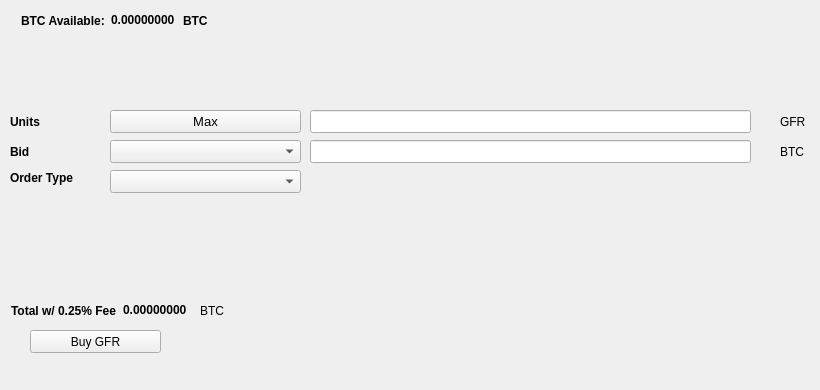
   <widget class="QWidget" name="BuyTab">
    <attribute name="title">
     <string>Buy</string>
    </attribute>
    <widget class="QPushButton" name="BuyGFR">
     <property name="geometry">
      <rect>
       <x>30</x>
       <y>330</y>
       <width>131</width>
       <height>23</height>
      </rect>
     </property>
     <property name="text">
      <string>Buy GFR</string>
     </property>
     <property name="icon">
      <iconset resource="../gfr.qrc">
       <normaloff>:/icons/bitcoin</normaloff>:/icons/bitcoin</iconset>
     </property>
    </widget>
    <widget class="QLabel" name="label_3">
     <property name="geometry">
      <rect>
       <x>10</x>
       <y>110</y>
       <width>46</width>
       <height>23</height>
      </rect>
     </property>
     <property name="font">
      <font>
       <weight>75</weight>
       <bold>true</bold>
      </font>
     </property>
     <property name="text">
      <string>Units</string>
     </property>
    </widget>
    <widget class="QLineEdit" name="UnitsInput">
     <property name="geometry">
      <rect>
       <x>310</x>
       <y>110</y>
       <width>441</width>
       <height>23</height>
      </rect>
     </property>
     <property name="font">
      <font>
       <pointsize>9</pointsize>
       <weight>75</weight>
       <bold>true</bold>
      </font>
     </property>
    </widget>
    <widget class="QLineEdit" name="BuyBidPriceEdit">
     <property name="geometry">
      <rect>
       <x>310</x>
       <y>140</y>
       <width>441</width>
       <height>23</height>
      </rect>
     </property>
     <property name="font">
      <font>
       <pointsize>9</pointsize>
       <weight>75</weight>
       <bold>true</bold>
      </font>
     </property>
    </widget>
    <widget class="QLabel" name="label_4">
     <property name="geometry">
      <rect>
       <x>780</x>
       <y>110</y>
       <width>31</width>
       <height>23</height>
      </rect>
     </property>
     <property name="text">
      <string>GFR</string>
     </property>
    </widget>
    <widget class="QLabel" name="label_5">
     <property name="geometry">
      <rect>
       <x>780</x>
       <y>140</y>
       <width>31</width>
       <height>23</height>
      </rect>
     </property>
     <property name="text">
      <string>BTC</string>
     </property>
    </widget>
    <widget class="QLabel" name="label_6">
     <property name="geometry">
      <rect>
       <x>10</x>
       <y>140</y>
       <width>46</width>
       <height>23</height>
      </rect>
     </property>
     <property name="font">
      <font>
       <weight>75</weight>
       <bold>true</bold>
      </font>
     </property>
     <property name="text">
      <string>Bid</string>
     </property>
    </widget>
    <widget class="QLabel" name="label_7">
     <property name="geometry">
      <rect>
       <x>10</x>
       <y>170</y>
       <width>91</width>
       <height>16</height>
      </rect>
     </property>
     <property name="font">
      <font>
       <weight>75</weight>
       <bold>true</bold>
      </font>
     </property>
     <property name="text">
      <string>Order Type</string>
     </property>
    </widget>
    <widget class="QPushButton" name="Buy_Max_Amount">
     <property name="geometry">
      <rect>
       <x>110</x>
       <y>110</y>
       <width>191</width>
       <height>23</height>
      </rect>
     </property>
     <property name="font">
      <font>
       <pointsize>10</pointsize>
      </font>
     </property>
     <property name="text">
      <string>Max</string>
     </property>
    </widget>
    <widget class="QComboBox" name="BuyBidcomboBox">
     <property name="geometry">
      <rect>
       <x>110</x>
       <y>140</y>
       <width>191</width>
       <height>23</height>
      </rect>
     </property>
     <property name="font">
      <font>
       <pointsize>10</pointsize>
      </font>
     </property>
    </widget>
    <widget class="QComboBox" name="buyOrdertypeCombo">
     <property name="geometry">
      <rect>
       <x>110</x>
       <y>170</y>
       <width>191</width>
       <height>23</height>
      </rect>
     </property>
     <property name="font">
      <font>
       <pointsize>10</pointsize>
      </font>
     </property>
    </widget>
    <widget class="QWidget" name="layoutWidget1">
     <property name="geometry">
      <rect>
       <x>21</x>
       <y>11</y>
       <width>227</width>
       <height>19</height>
      </rect>
     </property>
     <layout class="QHBoxLayout" name="horizontalLayout_3">
      <item>
       <widget class="QLabel" name="label232">
        <property name="font">
         <font>
          <weight>75</weight>
          <bold>true</bold>
         </font>
        </property>
        <property name="text">
         <string>BTC Available:</string>
        </property>
       </widget>
      </item>
      <item>
       <widget class="QLabel" name="BtcAvailableLbl">
        <property name="palette">
         <palette>
          <active>
           <colorrole role="WindowText">
            <brush brushstyle="SolidPattern">
             <color alpha="255">
              <red>0</red>
              <green>0</green>
              <blue>0</blue>
             </color>
            </brush>
           </colorrole>
           <colorrole role="Button">
            <brush brushstyle="SolidPattern">
             <color alpha="255">
              <red>0</red>
              <green>170</green>
              <blue>0</blue>
             </color>
            </brush>
           </colorrole>
           <colorrole role="Light">
            <brush brushstyle="SolidPattern">
             <color alpha="255">
              <red>0</red>
              <green>255</green>
              <blue>0</blue>
             </color>
            </brush>
           </colorrole>
           <colorrole role="Midlight">
            <brush brushstyle="SolidPattern">
             <color alpha="255">
              <red>0</red>
              <green>212</green>
              <blue>0</blue>
             </color>
            </brush>
           </colorrole>
           <colorrole role="Dark">
            <brush brushstyle="SolidPattern">
             <color alpha="255">
              <red>0</red>
              <green>85</green>
              <blue>0</blue>
             </color>
            </brush>
           </colorrole>
           <colorrole role="Mid">
            <brush brushstyle="SolidPattern">
             <color alpha="255">
              <red>0</red>
              <green>113</green>
              <blue>0</blue>
             </color>
            </brush>
           </colorrole>
           <colorrole role="Text">
            <brush brushstyle="SolidPattern">
             <color alpha="255">
              <red>0</red>
              <green>170</green>
              <blue>0</blue>
             </color>
            </brush>
           </colorrole>
           <colorrole role="BrightText">
            <brush brushstyle="SolidPattern">
             <color alpha="255">
              <red>255</red>
              <green>255</green>
              <blue>255</blue>
             </color>
            </brush>
           </colorrole>
           <colorrole role="ButtonText">
            <brush brushstyle="SolidPattern">
             <color alpha="255">
              <red>0</red>
              <green>0</green>
              <blue>0</blue>
             </color>
            </brush>
           </colorrole>
           <colorrole role="Base">
            <brush brushstyle="SolidPattern">
             <color alpha="255">
              <red>255</red>
              <green>255</green>
              <blue>255</blue>
             </color>
            </brush>
           </colorrole>
           <colorrole role="Window">
            <brush brushstyle="SolidPattern">
             <color alpha="255">
              <red>0</red>
              <green>170</green>
              <blue>0</blue>
             </color>
            </brush>
           </colorrole>
           <colorrole role="Shadow">
            <brush brushstyle="SolidPattern">
             <color alpha="255">
              <red>0</red>
              <green>0</green>
              <blue>0</blue>
             </color>
            </brush>
           </colorrole>
           <colorrole role="AlternateBase">
            <brush brushstyle="SolidPattern">
             <color alpha="255">
              <red>127</red>
              <green>212</green>
              <blue>127</blue>
             </color>
            </brush>
           </colorrole>
           <colorrole role="ToolTipBase">
            <brush brushstyle="SolidPattern">
             <color alpha="255">
              <red>255</red>
              <green>255</green>
              <blue>220</blue>
             </color>
            </brush>
           </colorrole>
           <colorrole role="ToolTipText">
            <brush brushstyle="SolidPattern">
             <color alpha="255">
              <red>0</red>
              <green>0</green>
              <blue>0</blue>
             </color>
            </brush>
           </colorrole>
          </active>
          <inactive>
           <colorrole role="WindowText">
            <brush brushstyle="SolidPattern">
             <color alpha="255">
              <red>0</red>
              <green>0</green>
              <blue>0</blue>
             </color>
            </brush>
           </colorrole>
           <colorrole role="Button">
            <brush brushstyle="SolidPattern">
             <color alpha="255">
              <red>0</red>
              <green>170</green>
              <blue>0</blue>
             </color>
            </brush>
           </colorrole>
           <colorrole role="Light">
            <brush brushstyle="SolidPattern">
             <color alpha="255">
              <red>0</red>
              <green>255</green>
              <blue>0</blue>
             </color>
            </brush>
           </colorrole>
           <colorrole role="Midlight">
            <brush brushstyle="SolidPattern">
             <color alpha="255">
              <red>0</red>
              <green>212</green>
              <blue>0</blue>
             </color>
            </brush>
           </colorrole>
           <colorrole role="Dark">
            <brush brushstyle="SolidPattern">
             <color alpha="255">
              <red>0</red>
              <green>85</green>
              <blue>0</blue>
             </color>
            </brush>
           </colorrole>
           <colorrole role="Mid">
            <brush brushstyle="SolidPattern">
             <color alpha="255">
              <red>0</red>
              <green>113</green>
              <blue>0</blue>
             </color>
            </brush>
           </colorrole>
           <colorrole role="Text">
            <brush brushstyle="SolidPattern">
             <color alpha="255">
              <red>0</red>
              <green>170</green>
              <blue>0</blue>
             </color>
            </brush>
           </colorrole>
           <colorrole role="BrightText">
            <brush brushstyle="SolidPattern">
             <color alpha="255">
              <red>255</red>
              <green>255</green>
              <blue>255</blue>
             </color>
            </brush>
           </colorrole>
           <colorrole role="ButtonText">
            <brush brushstyle="SolidPattern">
             <color alpha="255">
              <red>0</red>
              <green>0</green>
              <blue>0</blue>
             </color>
            </brush>
           </colorrole>
           <colorrole role="Base">
            <brush brushstyle="SolidPattern">
             <color alpha="255">
              <red>255</red>
              <green>255</green>
              <blue>255</blue>
             </color>
            </brush>
           </colorrole>
           <colorrole role="Window">
            <brush brushstyle="SolidPattern">
             <color alpha="255">
              <red>0</red>
              <green>170</green>
              <blue>0</blue>
             </color>
            </brush>
           </colorrole>
           <colorrole role="Shadow">
            <brush brushstyle="SolidPattern">
             <color alpha="255">
              <red>0</red>
              <green>0</green>
              <blue>0</blue>
             </color>
            </brush>
           </colorrole>
           <colorrole role="AlternateBase">
            <brush brushstyle="SolidPattern">
             <color alpha="255">
              <red>127</red>
              <green>212</green>
              <blue>127</blue>
             </color>
            </brush>
           </colorrole>
           <colorrole role="ToolTipBase">
            <brush brushstyle="SolidPattern">
             <color alpha="255">
              <red>255</red>
              <green>255</green>
              <blue>220</blue>
             </color>
            </brush>
           </colorrole>
           <colorrole role="ToolTipText">
            <brush brushstyle="SolidPattern">
             <color alpha="255">
              <red>0</red>
              <green>0</green>
              <blue>0</blue>
             </color>
            </brush>
           </colorrole>
          </inactive>
          <disabled>
           <colorrole role="WindowText">
            <brush brushstyle="SolidPattern">
             <color alpha="255">
              <red>0</red>
              <green>85</green>
              <blue>0</blue>
             </color>
            </brush>
           </colorrole>
           <colorrole role="Button">
            <brush brushstyle="SolidPattern">
             <color alpha="255">
              <red>0</red>
              <green>170</green>
              <blue>0</blue>
             </color>
            </brush>
           </colorrole>
           <colorrole role="Light">
            <brush brushstyle="SolidPattern">
             <color alpha="255">
              <red>0</red>
              <green>255</green>
              <blue>0</blue>
             </color>
            </brush>
           </colorrole>
           <colorrole role="Midlight">
            <brush brushstyle="SolidPattern">
             <color alpha="255">
              <red>0</red>
              <green>212</green>
              <blue>0</blue>
             </color>
            </brush>
           </colorrole>
           <colorrole role="Dark">
            <brush brushstyle="SolidPattern">
             <color alpha="255">
              <red>0</red>
              <green>85</green>
              <blue>0</blue>
             </color>
            </brush>
           </colorrole>
           <colorrole role="Mid">
            <brush brushstyle="SolidPattern">
             <color alpha="255">
              <red>0</red>
              <green>113</green>
              <blue>0</blue>
             </color>
            </brush>
           </colorrole>
           <colorrole role="Text">
            <brush brushstyle="SolidPattern">
             <color alpha="255">
              <red>0</red>
              <green>85</green>
              <blue>0</blue>
             </color>
            </brush>
           </colorrole>
           <colorrole role="BrightText">
            <brush brushstyle="SolidPattern">
             <color alpha="255">
              <red>255</red>
              <green>255</green>
              <blue>255</blue>
             </color>
            </brush>
           </colorrole>
           <colorrole role="ButtonText">
            <brush brushstyle="SolidPattern">
             <color alpha="255">
              <red>0</red>
              <green>85</green>
              <blue>0</blue>
             </color>
            </brush>
           </colorrole>
           <colorrole role="Base">
            <brush brushstyle="SolidPattern">
             <color alpha="255">
              <red>0</red>
              <green>170</green>
              <blue>0</blue>
             </color>
            </brush>
           </colorrole>
           <colorrole role="Window">
            <brush brushstyle="SolidPattern">
             <color alpha="255">
              <red>0</red>
              <green>170</green>
              <blue>0</blue>
             </color>
            </brush>
           </colorrole>
           <colorrole role="Shadow">
            <brush brushstyle="SolidPattern">
             <color alpha="255">
              <red>0</red>
              <green>0</green>
              <blue>0</blue>
             </color>
            </brush>
           </colorrole>
           <colorrole role="AlternateBase">
            <brush brushstyle="SolidPattern">
             <color alpha="255">
              <red>0</red>
              <green>170</green>
              <blue>0</blue>
             </color>
            </brush>
           </colorrole>
           <colorrole role="ToolTipBase">
            <brush brushstyle="SolidPattern">
             <color alpha="255">
              <red>255</red>
              <green>255</green>
              <blue>220</blue>
             </color>
            </brush>
           </colorrole>
           <colorrole role="ToolTipText">
            <brush brushstyle="SolidPattern">
             <color alpha="255">
              <red>0</red>
              <green>0</green>
              <blue>0</blue>
             </color>
            </brush>
           </colorrole>
          </disabled>
         </palette>
        </property>
        <property name="font">
         <font>
          <weight>75</weight>
          <bold>true</bold>
         </font>
        </property>
        <property name="text">
         <string>0.00000000</string>
        </property>
        <property name="textInteractionFlags">
         <set>Qt::LinksAccessibleByMouse|Qt::TextSelectableByKeyboard|Qt::TextSelectableByMouse</set>
        </property>
       </widget>
      </item>
      <item>
       <widget class="QLabel" name="BtcAvailableLbl_2">
        <property name="font">
         <font>
          <weight>75</weight>
          <bold>true</bold>
         </font>
        </property>
        <property name="text">
         <string>BTC</string>
        </property>
       </widget>
      </item>
     </layout>
    </widget>
    <widget class="QWidget" name="layoutWidge2">
     <property name="geometry">
      <rect>
       <x>11</x>
       <y>301</y>
       <width>259</width>
       <height>19</height>
      </rect>
     </property>
     <layout class="QHBoxLayout" name="horizontalLayout_4">
      <item>
       <widget class="QLabel" name="label_9">
        <property name="font">
         <font>
          <weight>75</weight>
          <bold>true</bold>
         </font>
        </property>
        <property name="text">
         <string>Total w/ 0.25% Fee</string>
        </property>
       </widget>
      </item>
      <item>
       <widget class="QLabel" name="BuyCostLabel">
        <property name="palette">
         <palette>
          <active>
           <colorrole role="WindowText">
            <brush brushstyle="SolidPattern">
             <color alpha="255">
              <red>0</red>
              <green>0</green>
              <blue>0</blue>
             </color>
            </brush>
           </colorrole>
           <colorrole role="Button">
            <brush brushstyle="SolidPattern">
             <color alpha="255">
              <red>0</red>
              <green>170</green>
              <blue>0</blue>
             </color>
            </brush>
           </colorrole>
           <colorrole role="Light">
            <brush brushstyle="SolidPattern">
             <color alpha="255">
              <red>0</red>
              <green>255</green>
              <blue>0</blue>
             </color>
            </brush>
           </colorrole>
           <colorrole role="Midlight">
            <brush brushstyle="SolidPattern">
             <color alpha="255">
              <red>0</red>
              <green>212</green>
              <blue>0</blue>
             </color>
            </brush>
           </colorrole>
           <colorrole role="Dark">
            <brush brushstyle="SolidPattern">
             <color alpha="255">
              <red>0</red>
              <green>85</green>
              <blue>0</blue>
             </color>
            </brush>
           </colorrole>
           <colorrole role="Mid">
            <brush brushstyle="SolidPattern">
             <color alpha="255">
              <red>0</red>
              <green>113</green>
              <blue>0</blue>
             </color>
            </brush>
           </colorrole>
           <colorrole role="Text">
            <brush brushstyle="SolidPattern">
             <color alpha="255">
              <red>0</red>
              <green>170</green>
              <blue>0</blue>
             </color>
            </brush>
           </colorrole>
           <colorrole role="BrightText">
            <brush brushstyle="SolidPattern">
             <color alpha="255">
              <red>255</red>
              <green>255</green>
              <blue>255</blue>
             </color>
            </brush>
           </colorrole>
           <colorrole role="ButtonText">
            <brush brushstyle="SolidPattern">
             <color alpha="255">
              <red>0</red>
              <green>0</green>
              <blue>0</blue>
             </color>
            </brush>
           </colorrole>
           <colorrole role="Base">
            <brush brushstyle="SolidPattern">
             <color alpha="255">
              <red>255</red>
              <green>255</green>
              <blue>255</blue>
             </color>
            </brush>
           </colorrole>
           <colorrole role="Window">
            <brush brushstyle="SolidPattern">
             <color alpha="255">
              <red>0</red>
              <green>170</green>
              <blue>0</blue>
             </color>
            </brush>
           </colorrole>
           <colorrole role="Shadow">
            <brush brushstyle="SolidPattern">
             <color alpha="255">
              <red>0</red>
              <green>0</green>
              <blue>0</blue>
             </color>
            </brush>
           </colorrole>
           <colorrole role="AlternateBase">
            <brush brushstyle="SolidPattern">
             <color alpha="255">
              <red>127</red>
              <green>212</green>
              <blue>127</blue>
             </color>
            </brush>
           </colorrole>
           <colorrole role="ToolTipBase">
            <brush brushstyle="SolidPattern">
             <color alpha="255">
              <red>255</red>
              <green>255</green>
              <blue>220</blue>
             </color>
            </brush>
           </colorrole>
           <colorrole role="ToolTipText">
            <brush brushstyle="SolidPattern">
             <color alpha="255">
              <red>0</red>
              <green>0</green>
              <blue>0</blue>
             </color>
            </brush>
           </colorrole>
          </active>
          <inactive>
           <colorrole role="WindowText">
            <brush brushstyle="SolidPattern">
             <color alpha="255">
              <red>0</red>
              <green>0</green>
              <blue>0</blue>
             </color>
            </brush>
           </colorrole>
           <colorrole role="Button">
            <brush brushstyle="SolidPattern">
             <color alpha="255">
              <red>0</red>
              <green>170</green>
              <blue>0</blue>
             </color>
            </brush>
           </colorrole>
           <colorrole role="Light">
            <brush brushstyle="SolidPattern">
             <color alpha="255">
              <red>0</red>
              <green>255</green>
              <blue>0</blue>
             </color>
            </brush>
           </colorrole>
           <colorrole role="Midlight">
            <brush brushstyle="SolidPattern">
             <color alpha="255">
              <red>0</red>
              <green>212</green>
              <blue>0</blue>
             </color>
            </brush>
           </colorrole>
           <colorrole role="Dark">
            <brush brushstyle="SolidPattern">
             <color alpha="255">
              <red>0</red>
              <green>85</green>
              <blue>0</blue>
             </color>
            </brush>
           </colorrole>
           <colorrole role="Mid">
            <brush brushstyle="SolidPattern">
             <color alpha="255">
              <red>0</red>
              <green>113</green>
              <blue>0</blue>
             </color>
            </brush>
           </colorrole>
           <colorrole role="Text">
            <brush brushstyle="SolidPattern">
             <color alpha="255">
              <red>0</red>
              <green>170</green>
              <blue>0</blue>
             </color>
            </brush>
           </colorrole>
           <colorrole role="BrightText">
            <brush brushstyle="SolidPattern">
             <color alpha="255">
              <red>255</red>
              <green>255</green>
              <blue>255</blue>
             </color>
            </brush>
           </colorrole>
           <colorrole role="ButtonText">
            <brush brushstyle="SolidPattern">
             <color alpha="255">
              <red>0</red>
              <green>0</green>
              <blue>0</blue>
             </color>
            </brush>
           </colorrole>
           <colorrole role="Base">
            <brush brushstyle="SolidPattern">
             <color alpha="255">
              <red>255</red>
              <green>255</green>
              <blue>255</blue>
             </color>
            </brush>
           </colorrole>
           <colorrole role="Window">
            <brush brushstyle="SolidPattern">
             <color alpha="255">
              <red>0</red>
              <green>170</green>
              <blue>0</blue>
             </color>
            </brush>
           </colorrole>
           <colorrole role="Shadow">
            <brush brushstyle="SolidPattern">
             <color alpha="255">
              <red>0</red>
              <green>0</green>
              <blue>0</blue>
             </color>
            </brush>
           </colorrole>
           <colorrole role="AlternateBase">
            <brush brushstyle="SolidPattern">
             <color alpha="255">
              <red>127</red>
              <green>212</green>
              <blue>127</blue>
             </color>
            </brush>
           </colorrole>
           <colorrole role="ToolTipBase">
            <brush brushstyle="SolidPattern">
             <color alpha="255">
              <red>255</red>
              <green>255</green>
              <blue>220</blue>
             </color>
            </brush>
           </colorrole>
           <colorrole role="ToolTipText">
            <brush brushstyle="SolidPattern">
             <color alpha="255">
              <red>0</red>
              <green>0</green>
              <blue>0</blue>
             </color>
            </brush>
           </colorrole>
          </inactive>
          <disabled>
           <colorrole role="WindowText">
            <brush brushstyle="SolidPattern">
             <color alpha="255">
              <red>0</red>
              <green>85</green>
              <blue>0</blue>
             </color>
            </brush>
           </colorrole>
           <colorrole role="Button">
            <brush brushstyle="SolidPattern">
             <color alpha="255">
              <red>0</red>
              <green>170</green>
              <blue>0</blue>
             </color>
            </brush>
           </colorrole>
           <colorrole role="Light">
            <brush brushstyle="SolidPattern">
             <color alpha="255">
              <red>0</red>
              <green>255</green>
              <blue>0</blue>
             </color>
            </brush>
           </colorrole>
           <colorrole role="Midlight">
            <brush brushstyle="SolidPattern">
             <color alpha="255">
              <red>0</red>
              <green>212</green>
              <blue>0</blue>
             </color>
            </brush>
           </colorrole>
           <colorrole role="Dark">
            <brush brushstyle="SolidPattern">
             <color alpha="255">
              <red>0</red>
              <green>85</green>
              <blue>0</blue>
             </color>
            </brush>
           </colorrole>
           <colorrole role="Mid">
            <brush brushstyle="SolidPattern">
             <color alpha="255">
              <red>0</red>
              <green>113</green>
              <blue>0</blue>
             </color>
            </brush>
           </colorrole>
           <colorrole role="Text">
            <brush brushstyle="SolidPattern">
             <color alpha="255">
              <red>0</red>
              <green>85</green>
              <blue>0</blue>
             </color>
            </brush>
           </colorrole>
           <colorrole role="BrightText">
            <brush brushstyle="SolidPattern">
             <color alpha="255">
              <red>255</red>
              <green>255</green>
              <blue>255</blue>
             </color>
            </brush>
           </colorrole>
           <colorrole role="ButtonText">
            <brush brushstyle="SolidPattern">
             <color alpha="255">
              <red>0</red>
              <green>85</green>
              <blue>0</blue>
             </color>
            </brush>
           </colorrole>
           <colorrole role="Base">
            <brush brushstyle="SolidPattern">
             <color alpha="255">
              <red>0</red>
              <green>170</green>
              <blue>0</blue>
             </color>
            </brush>
           </colorrole>
           <colorrole role="Window">
            <brush brushstyle="SolidPattern">
             <color alpha="255">
              <red>0</red>
              <green>170</green>
              <blue>0</blue>
             </color>
            </brush>
           </colorrole>
           <colorrole role="Shadow">
            <brush brushstyle="SolidPattern">
             <color alpha="255">
              <red>0</red>
              <green>0</green>
              <blue>0</blue>
             </color>
            </brush>
           </colorrole>
           <colorrole role="AlternateBase">
            <brush brushstyle="SolidPattern">
             <color alpha="255">
              <red>0</red>
              <green>170</green>
              <blue>0</blue>
             </color>
            </brush>
           </colorrole>
           <colorrole role="ToolTipBase">
            <brush brushstyle="SolidPattern">
             <color alpha="255">
              <red>255</red>
              <green>255</green>
              <blue>220</blue>
             </color>
            </brush>
           </colorrole>
           <colorrole role="ToolTipText">
            <brush brushstyle="SolidPattern">
             <color alpha="255">
              <red>0</red>
              <green>0</green>
              <blue>0</blue>
             </color>
            </brush>
           </colorrole>
          </disabled>
         </palette>
        </property>
        <property name="font">
         <font>
          <weight>75</weight>
          <bold>true</bold>
         </font>
        </property>
        <property name="autoFillBackground">
         <bool>false</bool>
        </property>
        <property name="text">
         <string>0.00000000</string>
        </property>
        <property name="textInteractionFlags">
         <set>Qt::LinksAccessibleByMouse|Qt::TextSelectableByMouse</set>
        </property>
       </widget>
      </item>
      <item>
       <widget class="QLabel" name="label_10">
        <property name="font">
         <font>
          <weight>50</weight>
          <bold>false</bold>
         </font>
        </property>
        <property name="text">
         <string>BTC</string>
        </property>
       </widget>
      </item>
     </layout>
    </widget>
    <widget class="QLabel" name="label_24">
     <property name="geometry">
      <rect>
       <x>460</x>
       <y>300</y>
       <width>281</width>
       <height>81</height>
      </rect>
     </property>
     <property name="text">
      <string/>
     </property>
     <property name="pixmap">
      <pixmap>:/images/bittrex</pixmap>
     </property>
    </widget>
   </widget>
